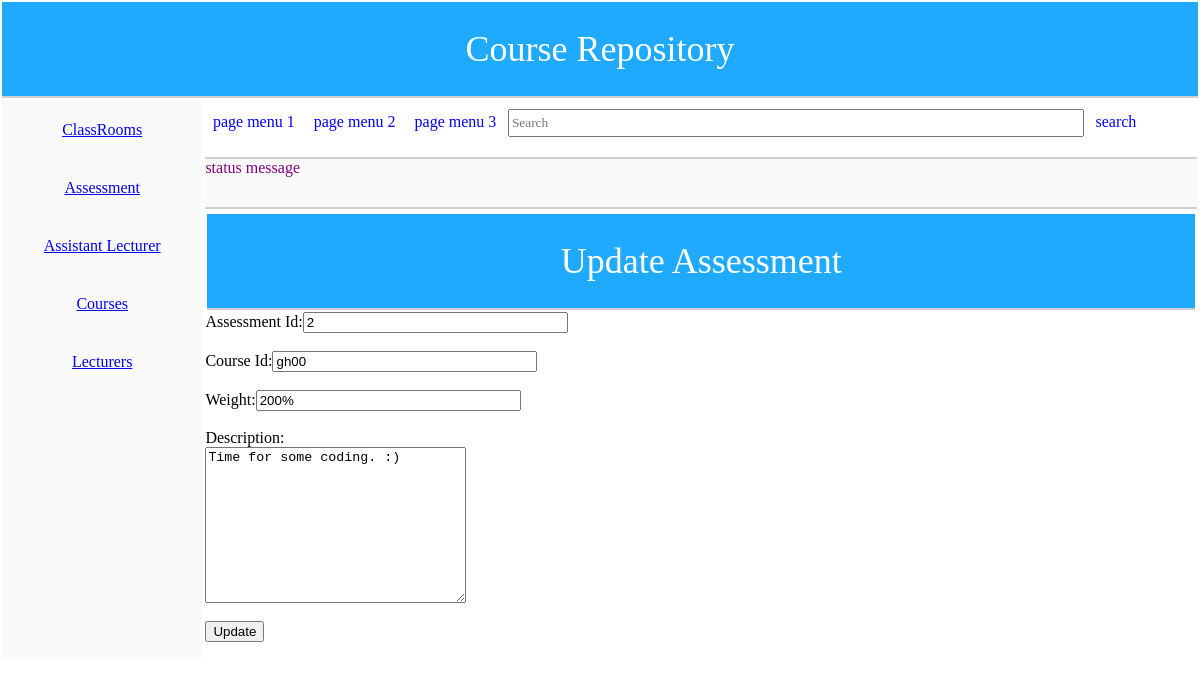
The app's page /updateassessment.php?id=2 with its own data.
### tables this page shows
CREATE TABLE IF NOT EXISTS `assessment` (
`Assess_id` int(100) NOT NULL,
  `Course_id` varchar(100) NOT NULL,
  `Weight` varchar(1000) NOT NULL,
  `Description` longtext NOT NULL
);

### assessment.php (called while the page is built, shortened)
<?php
include_once ("adb.php");
class assessment extends adb
{
	function get_assessment($id)
	{
		$str_query="select * from assessment
					where Assess_id='$id'";
		if(!$this->query($str_query)) {
			return false;
		}
		return $this->fetch();
	}
}
?>

### adb.php (called while the page is built, shortened)
<?php
class adb {
    var $link;
    var $result;
    function connect() {
        $this->link = mysql_connect(DB_HOST , DB_USER, DB_PWORD);
        return true;
    }
    function fetch() {
        return mysql_fetch_assoc($this->result);
    }
    function query($str_sql) {
        $this->result = mysql_query($str_sql,$this->link);
        return true;
    }
}
?>

### updateassessment.php (the view, shortened to what this page needs)
<html>
	<head>
		<link rel="stylesheet" href="css/style.css">
	</head>
	<body>
		<table id= "tableBody" width="100%">
			<tr>
				<td colspan="2" id="pageheader">
					Course Repository
				</td>
			</tr>
			<tr>
				<td id="mainnav">
					<div class="menuitem">
					<a href='display.php?id={$row['ID']}'/>ClassRooms
					</div>
					<div class="menuitem">
					<a href='displayassess.php?id={$row['ID']}'/>Assessment
					</div>
					<div class="menuitem">
					<a href='assistantview.php?id={$row['ID']}'/>Assistant Lecturer
					</div>
					<div class="menuitem">
                    <a href='viewcourse.php?id={$row['ID']}'/>Courses
                    </div>
                    <div class="menuitem">
                    <a href='viewlecturers.php?id={$row['ID']}'/>Lecturers
                    </div>
				</td>
				<td id="content">
					<div id="divPageMenu">
						<span class="menuitem" >page menu 1</span>
						<span class="menuitem" >page menu 2</span>
						<span class="menuitem" >page menu 3</span>
						<input type="text" id="txtSearch" placeholder = "Search"/>
						<span class="menuitem">search</span>
					</div>
					<div id="divStatus" class="status">
						status message
					</div>
					<div id="divContent">
		<table id= "tableBody" width="100%">
			<tr>
				<td colspan="2" id="pageheader">
					Update Assessment
				</td>
			</tr>
		</table>
			<?php
				if(isset($_REQUEST['id'])){
					$id=$_REQUEST['id'];
					include_once("assessment.php");
					$obj=new assessment();
					$result=$obj->get_assessment($id);
				}
			?>
				<form action="updateassessment.php" method="POST">
						<div> Assessment Id:<input type="text" name="id" size="30" value="<?php echo $result['Assess_id']?>"/>
						</div><br>
						<div> Course Id:<input type="text" name="c" size="30" value="<?php echo $result['Course_id']?>"/>
						</div><br>
						<div> Weight:<input type="text" name="w" size="30" value="<?php echo $result['Weight']?>"/>
						</div><br>
						<div> Description:</div>
						<div>
							<textarea name="d" cols="30" rows="10"><?php echo $result['Description']?>
							</textarea><br><br>
						</div>
						<input type="submit" value="Update">
				</form>
		</body>
	</head>
</html>

### css/style.css (style rules this page uses)
body { margin: 0px; }
.status { background-color:#fafafa; color: purple; border-bottom: solid 2px #d0d0d0; font-weight: solid; }
#mainnav .menuitem { color:black; cursor:hand; padding: 20px; }
#divPageMenu .menuitem { color:blue; cursor:hand; padding: 0.2cm; }
#pageheader { height: 1in; background-color: 1faaff; font-size: 36px; color: ffffff; text-align: center; border-bottom: solid 2px #d0d0d0; }
#mainnav { text-align: center; width:2in; vertical-align:top; background-color:#fafafa; }
#content { width:10in; vertical-align:top; background-color:#ffffff; }
#divPageMenu { height:0.5in; border-bottom: solid 2px #d0d0d0; padding-top: 0.2cm; }
#divStatus { height:0.5in; }
#txtSearch { height: 0.3in; width: 6in; font-family: cursive; }
#divContent { padding-top: 0.1cm; background-color:white; }

### records on screen
assessment: id "2", c "gh00", w "200%", d "Time for some coding. :)"
